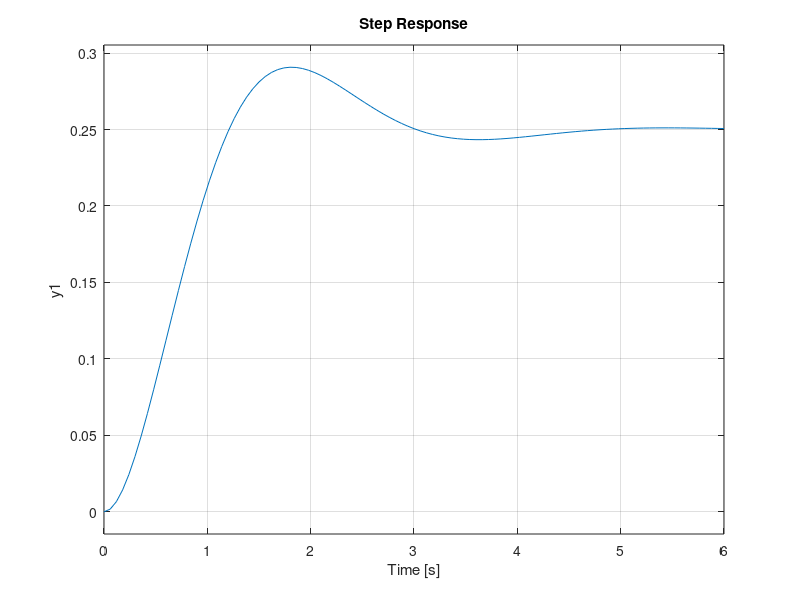
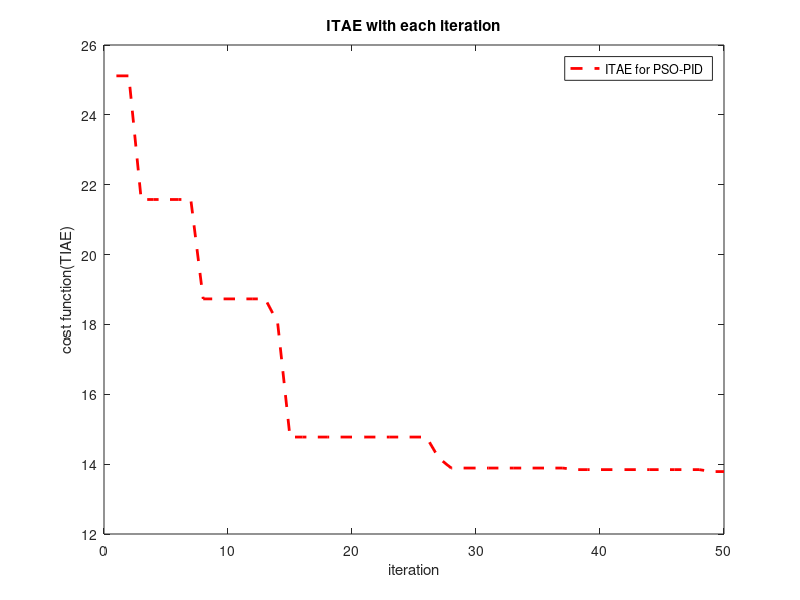

Reproduce these figures in MATLAB, in order.
clc; 
clear;
close all;

ns=[1];
ds=[1 2 3];
G=tf(ns,ds);
Gf=feedback(G,1);
step(Gf);
hold on


% Param PSO
c=2; w=0.7; particles=20; iteration=50; Var=3;

% search space
a=0;
b=30;

% optimization steps
c_cf=0;

% Initialization
for m=1:particles
    for n=1:Var
        v(m,n)=0;
        x(m,n)=a+rand*(b-a);
        xp(m,n)=x(m,n);
    end
%Model param
kp=x(m,1);
ki=x(m,2);
kd=x(m,3);

 %Model de simulation
Gc=pid(kp,ki,kd);
Gcf=feedback(Gc*G,1);
y=step(Gcf);

% TIAE (fonction on=bjectif)
ff1=0;
sim1=size(y);
for m1=1:sim1
    ff1=ff1+((abs(y(m1)-1))*m1);
end
ITAE(m)=ff1;
end

% find best value
[Best_performance,location]=min(ITAE);
fg=Best_performance;
xg(1)=x(location,1);
xg(2)=x(location,2);
xg(3)=x(location,3);



for i=1:iteration

for m=1:particles

for n=1:Var
   v(m,n)=(w*v(m,n))+(c*rand*(xp(m,n)-x(m,n)))+(c*rand*(xg(n)-x(m,n)));
   x(m,n)=x(m,n)+v(m,n);
end

% chek bound
for n=1:Var
    if x(m,n)<a
    x(m,n)=a;
    
    end
 if x(m,n)>b
    x(m,n)=b;
 end
end
%Model param
kp=x(m,1);
ki=x(m,2);
kd=x(m,3);

%Model de simulation
Gc=pid(kp,ki,kd);
Gcf=feedback(Gc*G,1);
y=step(Gcf);


% TIAE (fonction on=bjectif)
ff1=0;
sim1=size(y);
for m1=1:sim1
    ff1=ff1+((abs(y(m1)-1))*m1);
end
ITAEp(m)=ff1;


% compare Local
if ITAEp(m)<ITAE(m)
    ITAE(m)=ITAEp(m);
    xp(m,1)=x(m,1);
    xp(m,2)=x(m,2);
    xp(m,3)=x(m,3);
end

end 

 [B_fg,location]=min(ITAE);
 
%  compare global
if B_fg<fg
    fg=B_fg;
    xg(1)=xp(location,1);
     xg(2)=xp(location,2);
      xg(3)=xp(location,3);
end
c_cf=c_cf+1;
best_cf_ac(c_cf)=fg;

end

Min_ITAE=fg;
kp=xg(1)
ki=xg(2)
kd=xg(3)

Gc=pid(kp,ki,kd);
Gcf=feedback(Gc*G,1);
y=step(Gcf);

t_cf=1:c_cf;

figure
plot(t_cf,best_cf_ac,'r--','LineWidth',2),xlabel('iteration'),ylabel('cost function(TIAE)')
legend('ITAE for PSO-PID')
title('ITAE with each iteration')